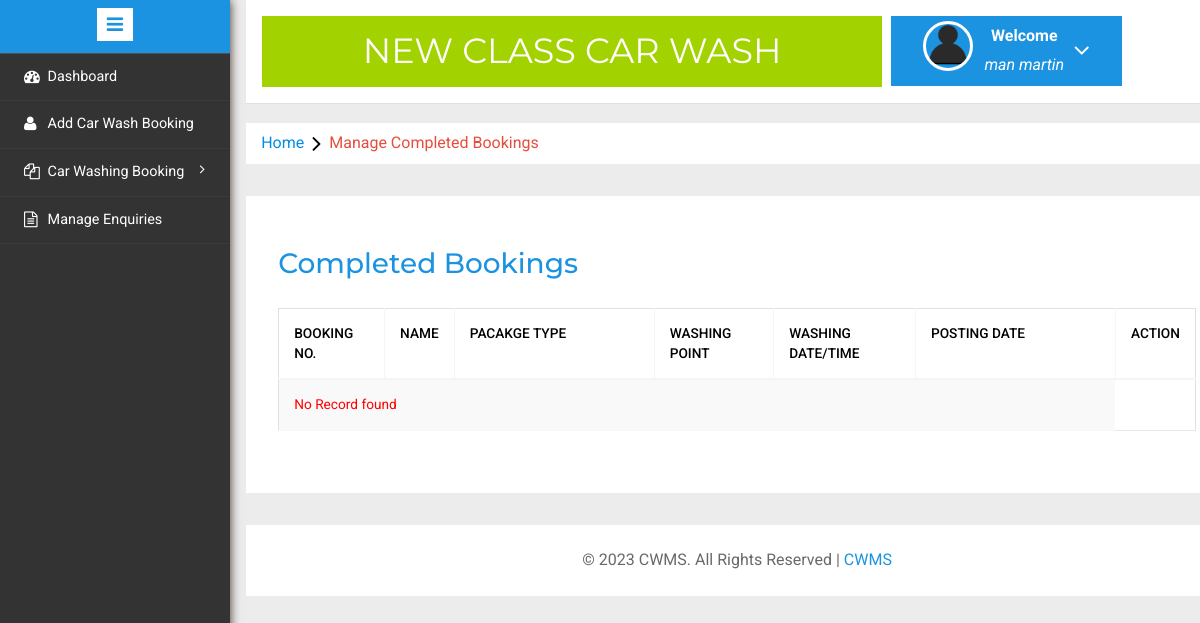
/admin/completed-booking.php (signed in), run on an earlier commit of the app's database.
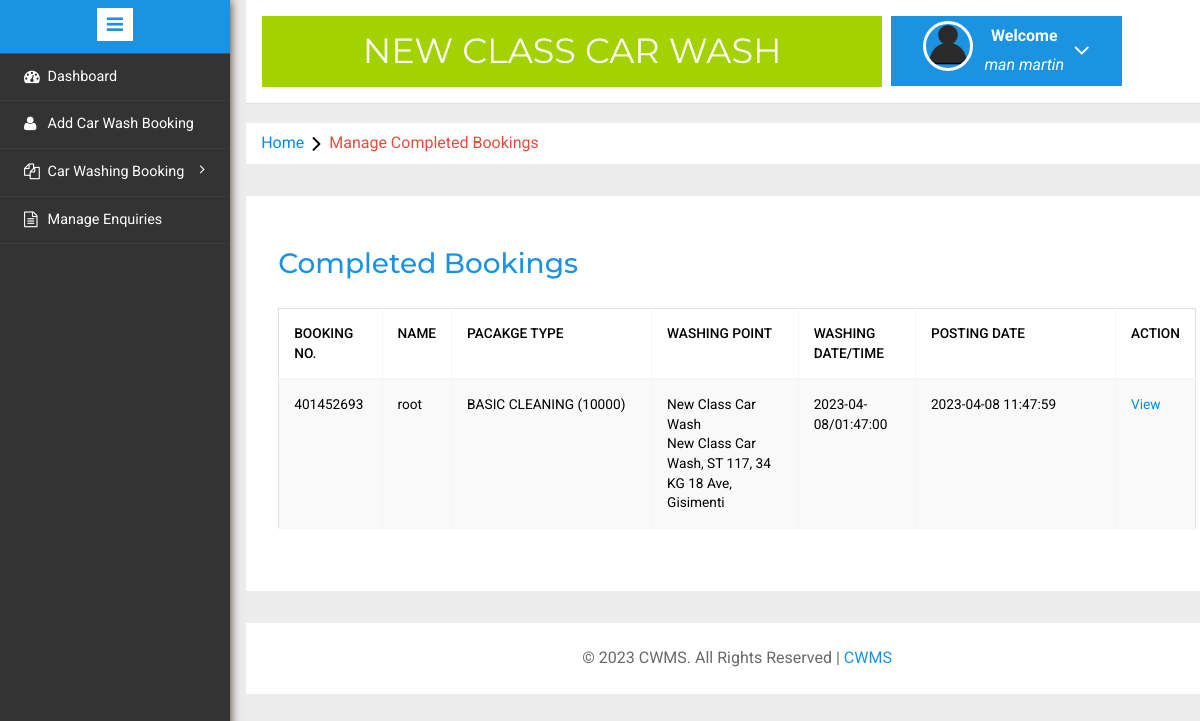
And on a later commit of the database.
### tables this page shows
CREATE TABLE `tblwashingpoints` (
  `id` int(11) NOT NULL,
  `washingPointName` varchar(255) DEFAULT NULL,
  `washingPointAddress` varchar(255) DEFAULT NULL,
  `contactNumber` varchar(20) DEFAULT NULL,
  `capacity` int(5) NOT NULL,
  `is_active` int(6) NOT NULL DEFAULT 1,
  `creationDate` timestamp NOT NULL DEFAULT current_timestamp()
);

CREATE TABLE `tblcarwashbooking` (
  `id` int(11) NOT NULL,
  `bookingId` bigint(10) DEFAULT NULL,
  `packageType` varchar(120) DEFAULT NULL,
  `carWashPoint` int(11) DEFAULT NULL,
  `fullName` varchar(150) DEFAULT NULL,
  `mobileNumber` varchar(20) DEFAULT NULL,
  `washDate` date DEFAULT NULL,
  `washTime` time DEFAULT NULL,
  `message` mediumtext DEFAULT NULL,
  `status` varchar(120) DEFAULT NULL,
  `adminRemark` mediumtext DEFAULT NULL,
  `paymentStatus` varchar(120) NOT NULL DEFAULT 'not payed',
  `paymentMode` varchar(120) DEFAULT NULL,
  `postingDate` timestamp NULL DEFAULT current_timestamp(),
  `lastUpdationDate` timestamp NULL DEFAULT NULL ON UPDATE current_timestamp()
);

CREATE TABLE `tblprice` (
  `id` int(10) NOT NULL,
  `service` varchar(200) NOT NULL,
  `cost` varchar(200) NOT NULL
);

### admin/completed-booking.php (the view, shortened to what this page needs)
<?php
include('includes/config.php');
if (strlen($_SESSION['alogin']) == 0) {
	header('location:index.php');
} else {
?>
	<!DOCTYPE HTML>
	<html>
	<head>
		<link href="css/bootstrap.min.css" rel='stylesheet' type='text/css' />
		<link href="css/style.css" rel='stylesheet' type='text/css' />
		<link rel="stylesheet" href="css/morris.css" type="text/css" />
		<link href="css/font-awesome.css" rel="stylesheet">
		<link rel="stylesheet" type="text/css" href="css/table-style.css" />
		<link rel="stylesheet" type="text/css" href="css/basictable.css" />
		<link rel="stylesheet" href="../plugins/datatables-bs4/css/dataTables.bootstrap4.min.css">
		<link rel="stylesheet" href="../plugins/datatables-responsive/css/responsive.bootstrap4.min.css">
		<link rel="stylesheet" href="../plugins/datatables-buttons/css/buttons.bootstrap4.min.css">
		<link rel="stylesheet" href="css/icon-font.min.css" type='text/css' />
	</head>
	<body>
		<div class="page-container">
			<div class="left-content">
				<div class="mother-grid-inner">
					<?php include('includes/header.php'); ?>
				</div>
				<ol class="breadcrumb">
					<li class="breadcrumb-item"><a href="dashboard.php">Home</a><i class="fa fa-angle-right"></i>Manage Completed Bookings</li>
				</ol>
				<div class="agile-grids">
					<div class="agile-tables">
						<div class="w3l-table-info">
							<h2>Completed Bookings</h2>
							<table id="example1" class="table table-bordered table-striped">
								<thead>
									<tr>
										<th style="color:black;">Booking No.</th>
										<th style="color:black;">Name</th>
										<th style="color:black;" width="200">Pacakge Type</th>
										<th style="color:black;">Washing Point </th>
										<th style="color:black;">Washing Date/Time </th>
										<th style="color:black;" width="200">Posting date </th>
										<th style="color:black;">Action </th>
									</tr>
								</thead>
								<tbody>
									<?php $sql = "SELECT *,tblcarwashbooking.id as bid from tblcarwashbooking
									join tblwashingpoints on tblwashingpoints.id=tblcarwashbooking.carWashPoint
									 where status='Completed' and paymentStatus='not payed' and  tblcarwashbooking.carWashPoint='$_SESSION[carwash]'";
									$query = $dbh->prepare($sql);
									$query->execute();
									$results = $query->fetchAll(PDO::FETCH_OBJ);
									if ($query->rowCount() > 0) {
										foreach ($results as $result) {				?>
											<tr>
												<td style="color:black;"><?php echo htmlentities($result->bookingId); ?></td>
												<td style="color:black;"><?php echo htmlentities($result->fullName); ?></td>
												<td style="color:black;" width="50">
													<?php
													$ptype = $result->packageType;
													$sql1 = "SELECT * from tblprice where id='$ptype'";
													$query1 = $dbh->prepare($sql1);
													$query1->execute();
													$results1 = $query1->fetchAll(PDO::FETCH_OBJ);
													foreach ($results1 as $result1) { ?>
														<?= $result1->service; ?> (<?= $result1->cost; ?>)
													<?php }
													?></td>
												<td style="color:black;"><?php echo htmlentities($result->washingPointName); ?><br />
													<?php echo htmlentities($result->washingPointAddress); ?></td>
												<td style="color:black;"><?php echo htmlentities($result->washDate . "/" . $result->washTime); ?></td>
												<td style="color:black;"><?php echo htmlentities($result->postingDate); ?></td>
												<td style="color:black;"><a href="booking-details.php?bid=<?php echo htmlentities($result->bid); ?>&&bookingid=<?php echo htmlentities($result->bookingId); ?>">View</a>
												</td>
											<?php } ?>
											</tr>
										<?php } else { ?>
											<tr>
												<td colspan="6" style="color:red;">No Record found</td>
											</tr>
										<?php } ?>
								</tbody>
							</table>
						</div>
					</div>
					<?php include('includes/footer.php'); ?>
				</div>
			</div>
			<?php include('includes/sidebarmenu.php'); ?>
		</div>
	</body>
	</html>
<?php } ?>

### admin/includes/header.php (shortened to what this page needs)
<div class="header-main">
	<div class="logo-w3-agile">
		<?php
		$sql = "SELECT washingPointName FROM tblwashingpoints WHERE id='$_SESSION[carwash]' and is_active=1";
		$query = $dbh->prepare($sql);
		$query->execute();
		$results = $query->fetchAll(PDO::FETCH_OBJ);
		foreach ($results as $result) { ?>
			<h1><a href="dashboard.php"><?= $result->washingPointName; ?></a></h1>
		<?php }
		?>
	</div>
	<div class="profile_details w3l">
		<ul>
			<li class="dropdown profile_details_drop">
				<a href="#" class="dropdown-toggle" data-toggle="dropdown" aria-expanded="false">
					<div class="profile_img">
						<span class="prfil-img"><img src="images/User-icon.png" alt=""> </span>
						<div class="user-name">
							<p>Welcome</p>
							<span><?= $_SESSION['alogin']; ?></span>
						</div>
						<i class="fa fa-angle-down"></i>
						<div class="clearfix"></div>
					</div>
				</a>
			</li>
		</ul>
	</div>
</div>

What changed in the data, as far as the page shows it:
now on this page (row edited): tblcarwashbooking: bookingId "401452693", fullName "root", tblwashingpoints.washingPointName "New Class Car Wash", tblwashingpoints.washingPointAddress "New Class Car Wash, ST 117, 34 KG 18 Ave, Gisimenti", washDate+washTime "2023-04-08/01:47:00", postingDate "2023-04-08 11:47:59"
now on this page (row unchanged): tblprice: service "BASIC CLEANING", cost "10000"
Also different on the page:
text no longer shown: "No Record found"
